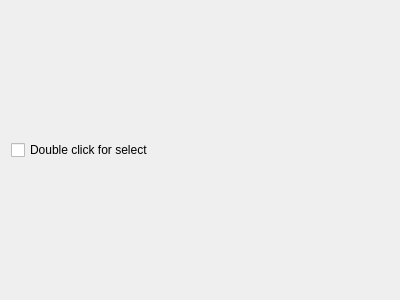
<?xml version="1.0" encoding="UTF-8"?>
<ui version="4.0">
 <class>qmpdplasmoidConfigView</class>
 <widget class="QWidget" name="qmpdplasmoidConfigView">
  <property name="geometry">
   <rect>
    <x>0</x>
    <y>0</y>
    <width>400</width>
    <height>300</height>
   </rect>
  </property>
  <property name="windowTitle">
   <string>Form</string>
  </property>
  <layout class="QVBoxLayout" name="verticalLayout">
   <item>
    <widget class="QCheckBox" name="doubleclick">
     <property name="text">
      <string>Double click for select</string>
     </property>
    </widget>
   </item>
  </layout>
 </widget>
 <resources/>
 <connections/>
</ui>
